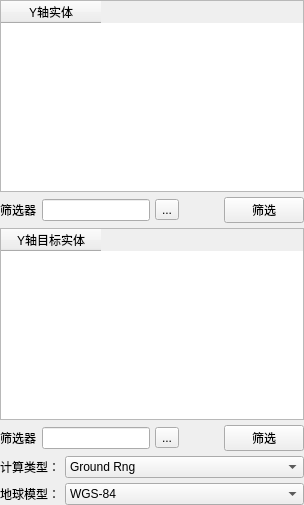
           <widget class="QWidget" name="page_10">
            <layout class="QVBoxLayout" name="verticalLayout_23">
             <property name="spacing">
              <number>5</number>
             </property>
             <property name="leftMargin">
              <number>0</number>
             </property>
             <property name="topMargin">
              <number>0</number>
             </property>
             <property name="rightMargin">
              <number>0</number>
             </property>
             <property name="bottomMargin">
              <number>0</number>
             </property>
             <item>
              <layout class="QVBoxLayout" name="verticalLayout_21">
               <item>
                <widget class="QTableWidget" name="tableWidget_Entity_7">
                 <column>
                  <property name="text">
                   <string>Y轴实体</string>
                  </property>
                 </column>
                </widget>
               </item>
               <item>
                <layout class="QHBoxLayout" name="horizontalLayout_22">
                 <item>
                  <widget class="QLabel" name="label_22">
                   <property name="text">
                    <string>筛选器</string>
                   </property>
                  </widget>
                 </item>
                 <item>
                  <widget class="QLineEdit" name="lineEdit_11"/>
                 </item>
                 <item>
                  <widget class="QToolButton" name="toolButton_7">
                   <property name="text">
                    <string>...</string>
                   </property>
                  </widget>
                 </item>
                 <item>
                  <spacer name="horizontalSpacer_21">
                   <property name="orientation">
                    <enum>Qt::Horizontal</enum>
                   </property>
                   <property name="sizeHint" stdset="0">
                    <size>
                     <width>40</width>
                     <height>20</height>
                    </size>
                   </property>
                  </spacer>
                 </item>
                 <item>
                  <widget class="QPushButton" name="pushButton_11">
                   <property name="text">
                    <string>筛选</string>
                   </property>
                  </widget>
                 </item>
                </layout>
               </item>
              </layout>
             </item>
             <item>
              <layout class="QVBoxLayout" name="verticalLayout_22">
               <item>
                <widget class="QTableWidget" name="tableWidget_Entity_8">
                 <column>
                  <property name="text">
                   <string>Y轴目标实体</string>
                  </property>
                 </column>
                </widget>
               </item>
               <item>
                <layout class="QHBoxLayout" name="horizontalLayout_23">
                 <item>
                  <widget class="QLabel" name="label_23">
                   <property name="text">
                    <string>筛选器</string>
                   </property>
                  </widget>
                 </item>
                 <item>
                  <widget class="QLineEdit" name="lineEdit_12"/>
                 </item>
                 <item>
                  <widget class="QToolButton" name="toolButton_8">
                   <property name="text">
                    <string>...</string>
                   </property>
                  </widget>
                 </item>
                 <item>
                  <spacer name="horizontalSpacer_22">
                   <property name="orientation">
                    <enum>Qt::Horizontal</enum>
                   </property>
                   <property name="sizeHint" stdset="0">
                    <size>
                     <width>40</width>
                     <height>20</height>
                    </size>
                   </property>
                  </spacer>
                 </item>
                 <item>
                  <widget class="QPushButton" name="pushButton_12">
                   <property name="text">
                    <string>筛选</string>
                   </property>
                  </widget>
                 </item>
                </layout>
               </item>
              </layout>
             </item>
             <item>
              <layout class="QGridLayout" name="gridLayout_2" columnstretch="0,1">
               <item row="0" column="0">
                <widget class="QLabel" name="label_24">
                 <property name="text">
                  <string>计算类型：</string>
                 </property>
                </widget>
               </item>
               <item row="0" column="1">
                <widget class="QComboBox" name="comboBox_3">
                 <property name="minimumSize">
                  <size>
                   <width>0</width>
                   <height>0</height>
                  </size>
                 </property>
                 <item>
                  <property name="text">
                   <string>Ground Rng</string>
                  </property>
                 </item>
                </widget>
               </item>
               <item row="1" column="0">
                <widget class="QLabel" name="label_25">
                 <property name="text">
                  <string>地球模型：</string>
                 </property>
                </widget>
               </item>
               <item row="1" column="1">
                <widget class="QComboBox" name="comboBox_4">
                 <item>
                  <property name="text">
                   <string>WGS-84</string>
                  </property>
                 </item>
                </widget>
               </item>
              </layout>
             </item>
            </layout>
           </widget>
